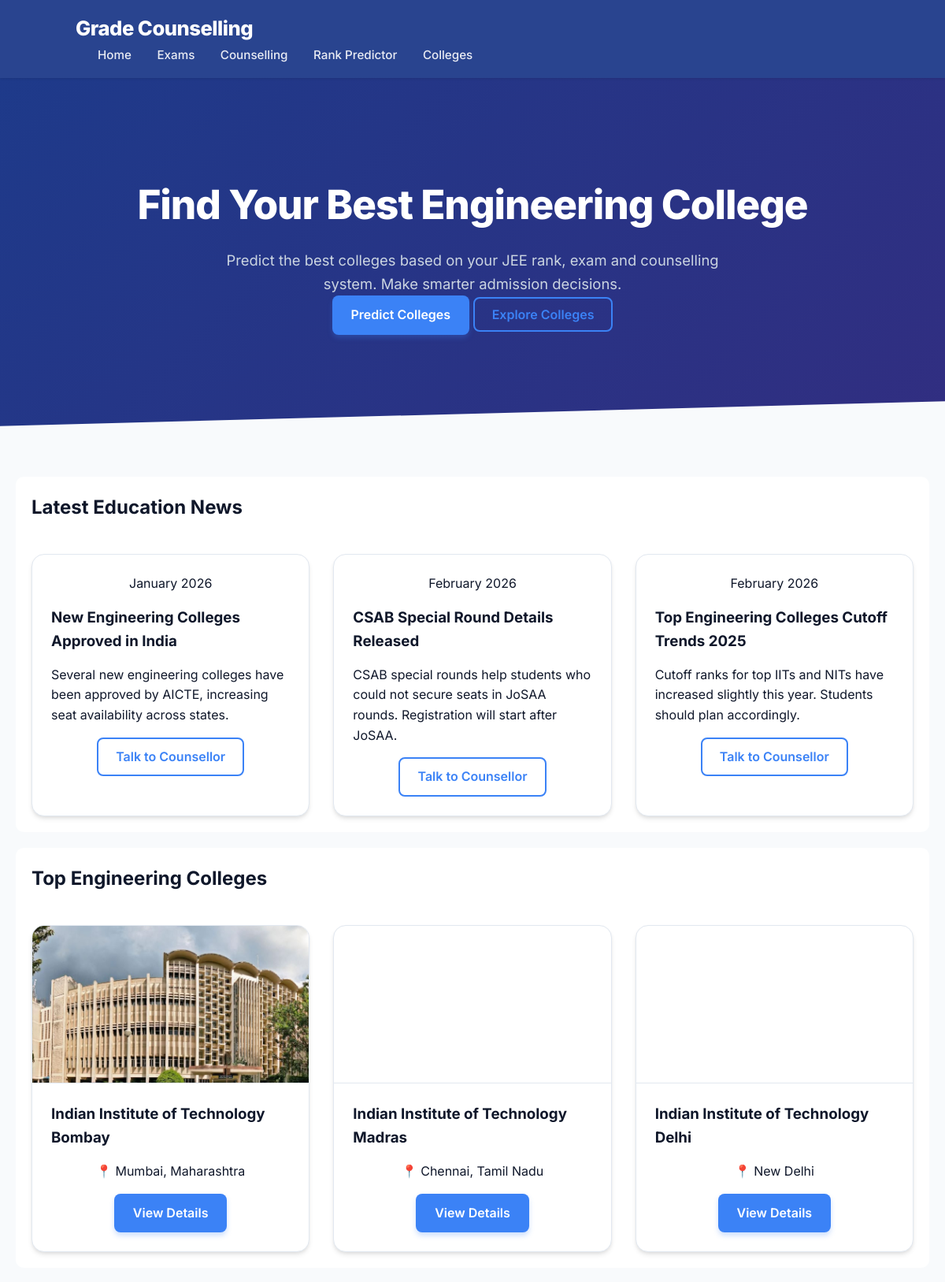
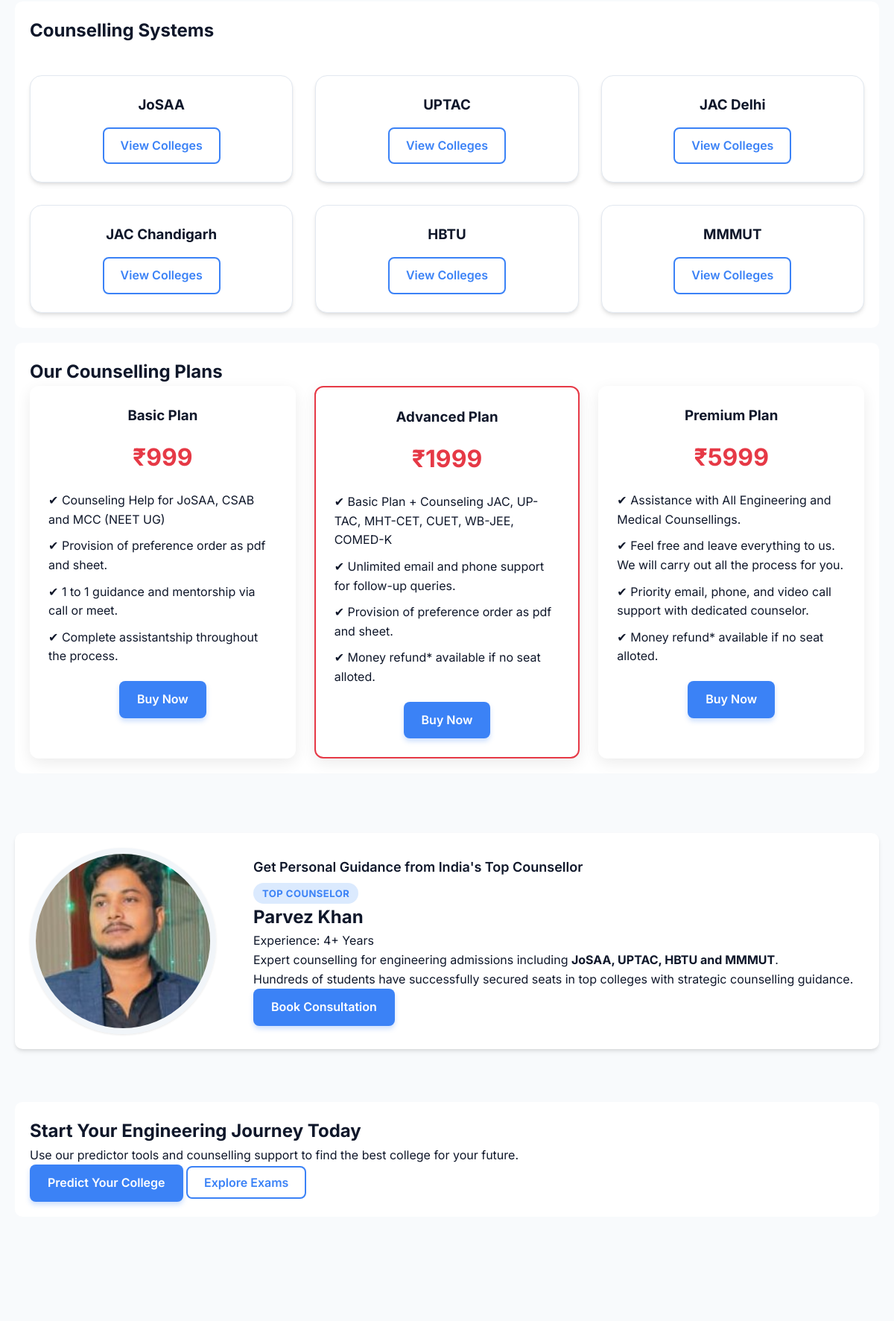
The page / (upper part) on the database its author committed (2 pictures, top to bottom).
### tables this page shows
CREATE TABLE news (id INTEGER PRIMARY KEY AUTOINCREMENT, title TEXT, date TEXT, category TEXT, summary TEXT);

CREATE TABLE colleges (

id INTEGER PRIMARY KEY,

name TEXT,
location TEXT,

overview TEXT,

airport TEXT,
railway TEXT,

facilities TEXT,

ranking TEXT,
admission_mode TEXT,

fees TEXT,
placements TEXT,

photo_url TEXT,

exam_type TEXT,
counselling_system TEXT,

closing_rank INTEGER

, counselling_slug TEXT, counselling_id INTEGER, image TEXT);

CREATE TABLE counselling (
id INTEGER PRIMARY KEY AUTOINCREMENT,
name TEXT,
slug TEXT
);

### app.py (the view)
@app.route("/")
def home():
    conn = get_db_connection()
    news = conn.execute(
        "SELECT * FROM news ORDER BY id DESC LIMIT 3"
    ).fetchall()
    counselling = conn.execute("""
    SELECT c.id, c.name, c.slug,
           COUNT(col.id) AS college_count
    FROM counselling c
    LEFT JOIN colleges col
    ON col.counselling_id = c.id
    GROUP BY c.id
    ORDER BY college_count DESC
""").fetchall()
    conn.close()
    colleges = get_all_colleges(limit=3)
    return render_template(
        "home.html",
        colleges=colleges,
        news=news,
        counselling=counselling
    )

### app.py (called while the page is built)
def get_db_connection():
    import os
    BASE_DIR = os.path.dirname(os.path.abspath(__file__))
    DB_PATH = os.path.join(BASE_DIR, "database", "colleges.db")
    conn = sqlite3.connect(DB_PATH)
    conn.row_factory = sqlite3.Row
    return conn

### modules/colleges.py (called while the page is built)
def get_db_connection():
    conn = sqlite3.connect('database/colleges.db')
    conn.row_factory = sqlite3.Row
    return conn

def get_all_colleges(limit=None):
    conn = get_db_connection()
    query = 'SELECT * FROM colleges ORDER BY id ASC'
    if limit: query += f' LIMIT {limit}'
    colleges = conn.execute(query).fetchall()
    conn.close()
    return colleges

### templates/home.html
{% extends "base.html" %}
{% block content %}
<section class="hero">
    <div class="hero-content">
        <h1>Find Your Best Engineering College</h1>
        <p>
            Predict the best colleges based on your JEE rank, exam and counselling system.
            Make smarter admission decisions.
        </p>
        <div class="hero-buttons">
            <a href="/college-finder" class="btn">Predict Colleges</a>
            <a href="/colleges" class="btn-outline">Explore Colleges</a>
        </div>
    </div>
</section>
<div class="container">
    <section class="section">
        <h2 class="section-title">Latest Education News</h2>
        <div class="college-grid">
            {% for article in news %}
            <div class="card news-card">
                <div class="card-content">
                    <p class="news-date">
                        {{ article.date }}
                    </p>
                    <h3>{{ article.title }}</h3>
                    <p class="news-summary">
                        {{ article.summary }}
                    </p>
                    <a href="https://wa.me/917455970943?text=Hello, I saw your website and need counselling guidance"
                        class="btn-outline small-btn">
                        Talk to Counsellor
                    </a>
                </div>
            </div>
            {% endfor %}
        </div>
    </section>
    <section class="section">
        <h2 class="section-title">Top Engineering Colleges</h2>
        <div class="college-grid">
            {% for college in colleges %}
            <div class="card">
                <div class="card-img"
                    style="background-image:url('{{ url_for('static', filename=college.photo_url) }}');">
                </div>
                <div class="card-content">
                    <h3>{{ college.name }}</h3>
                    <p class="location">📍 {{ college.location }}</p>
                    <a href="/college/{{ college.id }}" class="btn small-btn">View Details</a>
                </div>
            </div>
            {% endfor %}
        </div>
    </section>
    <section class="section">
        <h2 class="section-title">Counselling Systems</h2>
        <div class="college-grid">
            {% for c in counselling %}
            <div class="card card-content" style="text-align:center;">
                <h3>{{ c.name }}</h3>
                <a href="/counselling/{{ c.slug }}" class="btn-outline small-btn">
                    View Colleges
                </a>
            </div>
            {% endfor %}
        </div>
    </section>
    <section class="section">
        <h2 class="section-title">Our Counselling Plans</h2>
        <div class="pricing-grid">
            <div class="pricing-card">
                <h3>Basic Plan</h3>
                <div class="price">₹999</div>
                <ul>
                    <li>✔ Counseling Help for JoSAA, CSAB and MCC (NEET UG)</li>
                    <li>✔ Provision of preference order as pdf and sheet.</li>
                    <li>✔ 1 to 1 guidance and mentorship via call or meet.</li>
                    <li>✔ Complete assistantship throughout the process.</li>
                </ul>
                <a href="https://wa.me/917455970943?text=Hello, I want to book the Basic Plan (₹999). Please guide me."
                    class="btn">
                    Buy Now
                </a>
            </div>
            <div class="pricing-card highlight">
                <h3>Advanced Plan</h3>
                <div class="price">₹1999</div>
                <ul>
                    <li>✔ Basic Plan + Counseling JAC, UP-TAC, MHT-CET, CUET, WB-JEE, COMED-K</li>
                    <li>✔ Unlimited email and phone support for follow-up queries.</li>
                    <li>✔ Provision of preference order as pdf and sheet.</li>
                    <li>✔ Money refund* available if no seat alloted.</li>
                </ul>
                <a href="https://wa.me/917455970943?text=Hello, I want to book the Advanced Plan (₹1999). Please guide me."
                    class="btn">
                    Buy Now
                </a>
            </div>
            <div class="pricing-card">
                <h3>Premium Plan</h3>
                <div class="price">₹5999</div>
                <ul>
                    <li>✔ Assistance with All Engineering and Medical Counsellings.</li>
                    <li>✔ Feel free and leave everything to us. We will carry out all the process for you.</li>
                    <li>✔ Priority email, phone, and video call support with dedicated counselor.</li>
                    <li>✔ Money refund* available if no seat alloted.</li>
                </ul>
                <a href="https://wa.me/917455970943?text=Hello, I want to book the Premium Plan (₹5999). Please guide me."
                    class="btn">
                    Buy Now
                </a>
            </div>
        </div>
    </section>
    <section class="counselor-section">
        <img src="{{ url_for('static', filename='images/parvez_khan.jpg') }}" class="counselor-photo">
        <div class="counselor-info">
            <p style="font-size:18px; font-weight:600; margin-bottom:8px;">
                Get Personal Guidance from India's Top Counsellor
            </p>
            <span class="badge">TOP COUNSELOR</span>
            <h2>Parvez Khan</h2>
            <p class="exp">
                Experience: 4+ Years
            </p>
            <p>
                Expert counselling for engineering admissions including
                <strong>JoSAA, UPTAC, HBTU and MMMUT</strong>.
            </p>
            <p>
                Hundreds of students have successfully secured seats in top colleges with
                strategic counselling guidance.
            </p>
            <a href="https://wa.me/917455970943?text=Hello, I want to book a counselling session. Please guide me."
                class="btn">
                Book Consultation
            </a>
        </div>
    </section>
    <br><br>
    <section class="cta-section">
        <h2>Start Your Engineering Journey Today</h2>
        <p>
            Use our predictor tools and counselling support to find the best college for your future.
        </p>
        <div class="cta-buttons">
            <a href="/college-finder" class="btn">Predict Your College</a>
            <a href="/entrance-exams" class="btn-outline">Explore Exams</a>
        </div>
    </section>
</div>
{% endblock %}

### templates/base.html (shortened to what this page needs)
<!DOCTYPE html>
<html lang="en">
<head>
   <link rel="stylesheet" href="{{ url_for('static', filename='css/style.css') }}?v=3">
</head>
<body>
   <header class="header">
      <nav class="navbar">
         <div class="nav-container">
            <a href="/" class="logo">Grade Counselling</a>
            <div class="nav-links">
               <a href="/">Home</a>
               <a href="/entrance-exams">Exams</a>
               <a href="/counselling">Counselling</a>
               <a href="/college-finder">Rank Predictor</a>
               <a href="/colleges">Colleges</a>
            </div>
         </div>
      </nav>
   </header>
   <main class="main-content">
      {% block content %}
      {% endblock %}
   </main>
</body>
</html>

### static/css/style.css (style rules this page uses)
:root { --primary: #1e3a8a; --primary-light: #3b82f6; --accent: #10b981; --bg-main: #f8fafc; --bg-card: #ffffff; --text-dark: #0f172a; --text-muted: #475569; --border-color: #e2e8f0; --shadow-sm: 0 1px 3px rgba(0,0,0,0.1); --shadow-md: 0 4px 6px -1px rgba(0,0,0,0.1), 0 2px 4px -1px rgba(0,0,0,0.06); --shadow-hover: 0 20px 25px -5px rgba(0,0,0,0.1), 0 10px 10px -5px rgba(0,0,0,0.04); --radius-md: 8px; --radius-lg: 16px; --transition: all 0.3s cubic-bezier(0.4, 0, 0.2, 1); }
* { box-sizing: border-box; margin: 0; padding: 0; }
body { font-family: 'Inter', sans-serif; background: var(--bg-main); color: var(--text-dark); line-height: 1.6; -webkit-font-smoothing: antialiased; }
.navbar { display: flex; justify-content: space-between; align-items: center; padding: 16px 8%; background: rgba(30, 58, 138, 0.95); backdrop-filter: blur(10px); -webkit-backdrop-filter: blur(10px); box-shadow: var(--shadow-sm); position: sticky; top: 0; z-index: 1000; }
.logo { color: #fff; font-weight: 800; font-size: 1.6rem; text-decoration: none; letter-spacing: -0.5px; }
.nav-links a { color: rgba(255, 255, 255, 0.9); margin-left: 28px; text-decoration: none; font-weight: 500; font-size: 0.95rem; transition: var(--transition); }
.hero { background: linear-gradient(135deg, var(--primary) 0%, #312e81 100%); color: rgb(255, 255, 255); text-align: center; padding: 120px 20px; position: relative; overflow: hidden; }
.hero::after { content: ''; position: absolute; bottom: -20px; left: 0; right: 0; height: 40px; background: var(--bg-main); transform: skewY(-1.5deg); }
.pricing-grid { display: grid; grid-template-columns: repeat(auto-fit, minmax(280px, 1fr)); gap: 25px; }
.pricing-card { background: #fff; padding: 25px; border-radius: 12px; box-shadow: 0 6px 20px rgba(0,0,0,0.08); text-align: center; transition: 0.3s; }
.pricing-card h3 { margin-bottom: 10px; }
.price { font-size: 32px; font-weight: bold; color: #e63946; margin: 15px 0; }
.pricing-card ul { text-align: left; margin: 20px 0; padding-left: 0; list-style: none; }
.pricing-card ul li { margin-bottom: 10px; }
.main-content section:not(.hero) { background: #fff; padding: 20px; margin-bottom: 20px; border-radius: 10px; }
.highlight { border: 2px solid #e63946; text-align: center; }
.highlight { border: 2px solid #e63946; }
.hero h1 { font-size: 3.2rem; font-weight: 800; margin-bottom: 16px; letter-spacing: -1px; }
.hero p { font-size: 1.15rem; color: #cbd5e1; max-width: 650px; margin: auto; }
.card-content { padding: 30px 20px; display: flex; flex-direction: column; align-items: center; justify-content: center; gap: 15px; }
.container { max-width: 1200px; margin: auto; padding: 60px 20px; }
.college-grid, .exam-grid { display: grid; grid-template-columns: repeat(auto-fill, minmax(280px, 1fr)); gap: 30px; margin-top: 40px; }
.card, .exam-card, .sidebar-card, .connectivity { background: var(--bg-card); border-radius: var(--radius-lg); overflow: hidden; box-shadow: var(--shadow-md); transition: var(--transition); border: 1px solid var(--border-color); }
.card-img { height: 200px; background-size: cover; background-position: center; border-bottom: 1px solid var(--border-color); }
.card-content { padding: 24px; }
.btn { display: inline-block; background: var(--primary-light); color: white; padding: 12px 24px; border: none; border-radius: var(--radius-md); text-decoration: none; cursor: pointer; font-weight: 600; transition: var(--transition); box-shadow: 0 4px 6px rgba(59, 130, 246, 0.25); }
.btn-outline { border: 2px solid var(--primary-light); color: var(--primary-light); background: transparent; padding: 10px 22px; border-radius: var(--radius-md); text-decoration: none; font-weight: 600; transition: var(--transition); }
.counselor-section { display: flex; align-items: center; gap: 50px; margin-top: 80px; padding: 40px; background: white; border-radius: var(--radius-lg); box-shadow: var(--shadow-md); }
.counselor-photo { width: 250px; height: 250px; border-radius: 50%; object-fit: cover; border: 8px solid #f1f5f9; box-shadow: var(--shadow-sm); }
.badge { background: #dbeafe; color: var(--primary-light); padding: 6px 12px; border-radius: 20px; font-size: 13px; font-weight: 700; text-transform: uppercase; letter-spacing: 0.5px; }

### rows shown on the page
news: date "January 2026", title "New Engineering Colleges Approved in India", summary "Several new engineering colleges have been approved by AICTE, increasing seat availability across states."
news: date "February 2026", title "CSAB Special Round Details Released", summary "CSAB special rounds help students who could not secure seats in JoSAA rounds. Registration will start after JoSAA."
news: date "February 2026", title "Top Engineering Colleges Cutoff Trends 2025", summary "Cutoff ranks for top IITs and NITs have increased slightly this year. Students should plan accordingly."
colleges: photo_url (picture), name "Indian Institute of Technology Bombay", location "Mumbai, Maharashtra"
colleges: name "Indian Institute of Technology Madras", location "Chennai, Tamil Nadu"
colleges: name "Indian Institute of Technology Delhi", location "New Delhi"
counselling: name "JoSAA"
counselling: name "UPTAC"
counselling: name "JAC Delhi"
counselling: name "JAC Chandigarh"
counselling: name "HBTU"
counselling: name "MMMUT"
